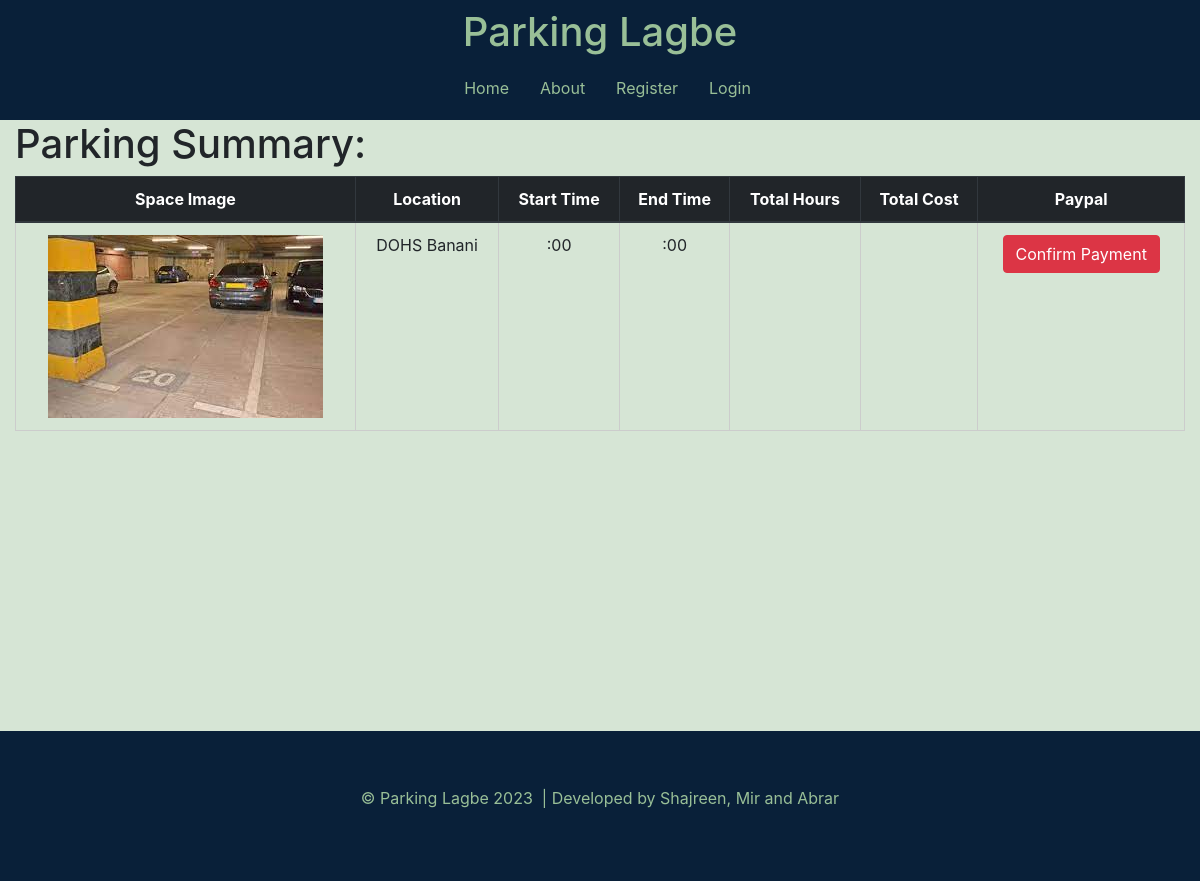
Page /PHP/payment.php?pid=15 on the earlier database version.
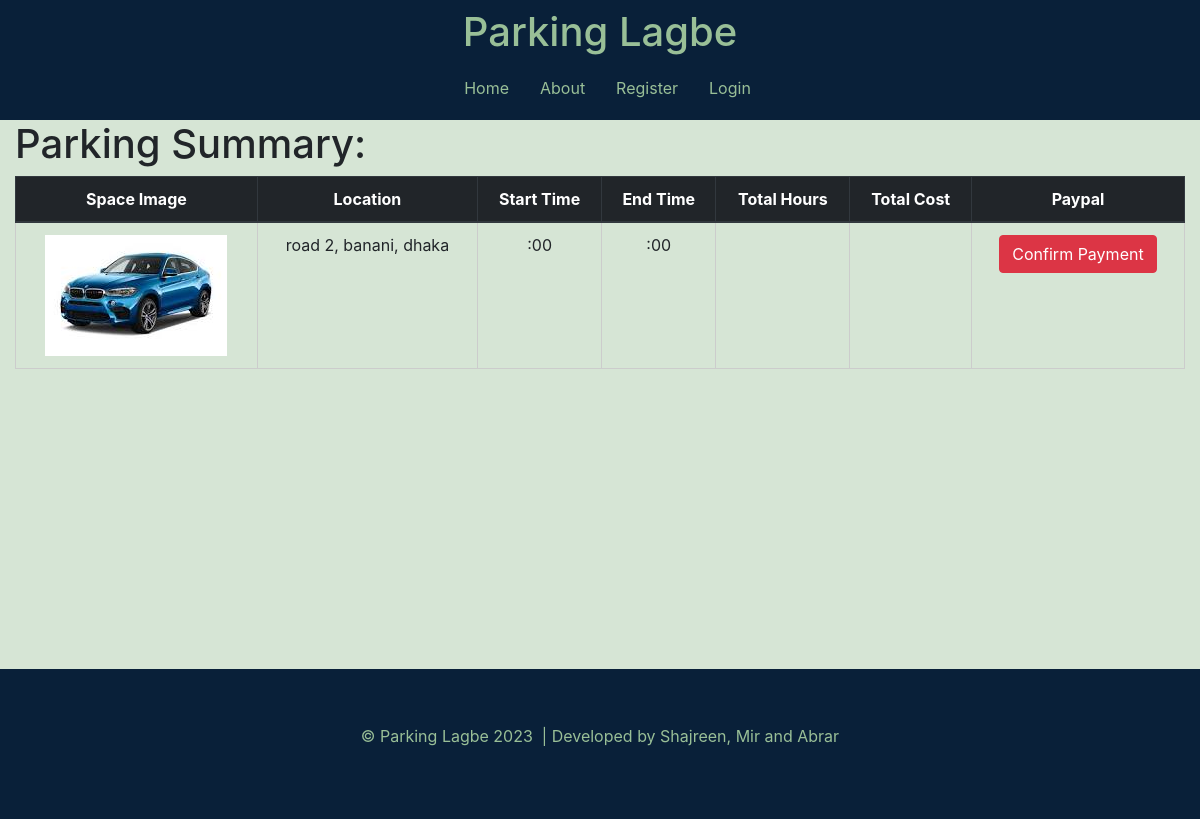
Same page on the later database version.
### tables this page shows
CREATE TABLE `parkingspotdetails` (
  `PID` int(11) NOT NULL,
  `UID` int(11) NOT NULL,
  `Plocation` varchar(30) NOT NULL,
  `Pcoordinate` point NOT NULL,
  `Pphoto` text NOT NULL,
  `Psize` varchar(20) NOT NULL,
  `Costhour` float NOT NULL,
  `Security` varchar(40) NOT NULL,
  `Others` varchar(60) NOT NULL
);

### PHP/payment.php (the view, shortened to what this page needs)
<?php
require_once "connect.php";
?>
<html lang="en">
<head>
  <link rel="stylesheet" type="text/css" href="../css/payment.css" />
  <link rel="stylesheet" href="https://cdn.jsdelivr.net/npm/bootstrap@4.1.3/dist/css/bootstrap.min.css"
 />
</head>
<body>
  <?php
  if(isset($_SESSION["username"]))
  {
    $user= $_SESSION["username"];
    echo '<nav class="navbar navbar-expand-lg navbar-light ">';
    echo '    <a class="navbar-brand" href="home.php">';
    echo '      <h1>Parking Lagbe</h1>';
    echo '    </a>';
    echo '    <button class="navbar-toggler btn-btn-success" type="button" data-toggle="collapse"';
    echo '      data-target="#navbarSupportedContent" aria-controls="navbarSupportedContent" aria-expanded="false"';
    echo '      aria-label="Toggle navigation">';
    echo '      <span class="navbar-toggler-icon"></span>';
    echo '    </button>';
    echo '    <div class="collapse navbar-collapse" id="navbarSupportedContent">';
    echo '      <ul class="navbar-nav">';
    echo '        <li class="nav-item active">';
    echo "          <a class='nav-link' href='userprofile.php'> $user <span class='sr-only'>(current)</span></a>";
    echo '        </li>';
    echo '        <li class="nav-item active">';
    echo '          <a class="nav-link" href="home.php">Home <span class="sr-only">(current)</span></a>';
    echo '        </li>';
    echo '        <li class="nav-item">';
    echo '          <a class="nav-link" href="about.php">About</a>';
    echo '        </li>';
    echo '        <li class="nav-item">';
    echo '          <a class="nav-link" href="logout.php">Logout</a>';
    echo '        </li>';
    echo '      </ul>';
    echo '    </div>';
    echo '  </nav>';
  }
  else{
echo '<nav class="navbar navbar-expand-lg navbar-light ">';
echo '    <a class="navbar-brand" href="home.php">';
echo '      <h1>Parking Lagbe</h1>';
echo '    </a>';
echo '    <div class="collapse navbar-collapse" id="navbarSupportedContent">';
echo '      <ul class="navbar-nav">';
echo '        <li class="nav-item active">';
echo '          <a class="nav-link" href="home.php">Home <span class="sr-only">(current)</span></a>';
echo '        </li>';
echo '        <li class="nav-item">';
echo '          <a class="nav-link" href="about.php">About</a>';
echo '        </li>';
echo '        <li class="nav-item">';
echo '          <a class="nav-link" href="register.php">Register</a>';
echo '        </li>';
echo '        <li class="nav-item">';
echo '          <a class="nav-link" href="login.php">Login</a>';
echo '        </li>';
echo '      </ul>';
echo '    </div>';
echo '  </nav>';
  }
  ?>
  <?php
      $pid=$_GET['pid'];
      $start=$_GET['start'];
      $end=$_GET['end'];
      $totalhrs=$_GET['hour'];
      $totalcost=$_GET['cost'];
      $sql="SELECT * FROM `parkingspotdetails` WHERE PID='$pid'";
      $result=mysqli_query($conn,$sql);
      $row=mysqli_fetch_assoc($result);
      $location=$row['Plocation'];
      $photo=$row['Pphoto'];
    ?>
 <?php
 echo "<form method='post'>";
 echo "<div class=\"container-fluid\">";
 echo "    <div>";
 echo "      <h1>Parking Summary:</h1>";
 echo "    </div>";
 echo "    <div class=\"table-responsive-md\">";
 echo "      <table class=\"table\">";
 echo "        <thead class=\"thead-dark\">";
 echo "          <tr>";
 echo "            <th scope=\"col\">Space Image</th>";
 echo "            <th scope=\"col\">Location</th>";
 echo "            <th scope=\"col\">Start Time</th>";
 echo "            <th scope=\"col\">End Time</th>";
 echo "            <th scope=\"col\">Total Hours</th>";
 echo "            <th scope=\"col\">Total Cost</th>";
 echo "            <th scope=\"col\">Paypal</th>";
 echo "          </tr>";
 echo "        </thead>";
 echo "        <tbody>";
 echo "          <tr>";
 echo "            <th scope=\"row\">  <img src='$photo' alt=\"\"> </th>";
 echo "            <td>$location</td>";
 if($start=="10" || $start=="20"){
  $strim=rtrim($start, '0');
  $strim=$strim.'0';
  }else{
    $strim=rtrim($start, '0');
  }
  if($end=="10" || $end=="20"){
    $etrim=rtrim($end, '0');
    $etrim=$etrim.'0';
  }
  else{
    $etrim=rtrim($end, '0');
  }
 echo "            <td>$strim:00</td>";
 echo "            <td>$etrim:00</td>";
 echo "            <td>$totalhrs</td>";
 echo "            <td>$totalcost</td>";
 echo "            <td><button type=\"submit\" name=\"submit\" class=\"btn btn-danger\">Confirm Payment</button></td>";
 echo "          </tr>";
 echo "        </tbody>";
 echo "      </table>";
 echo "    </div>";
 echo "  </div>";
 echo "</form>";
 ?>
  <footer class="myfoot">
    <p>
      ©&nbsp;Parking Lagbe 2023 &nbsp;| Developed by Shajreen, Mir and Abrar
    </p>
  </footer>
</body>
</html>

Differences in the rows shown:
changed parkingspotdetails: Pphoto: a different picture; Plocation "DOHS Banani" → "road 2, banani, dhaka"
